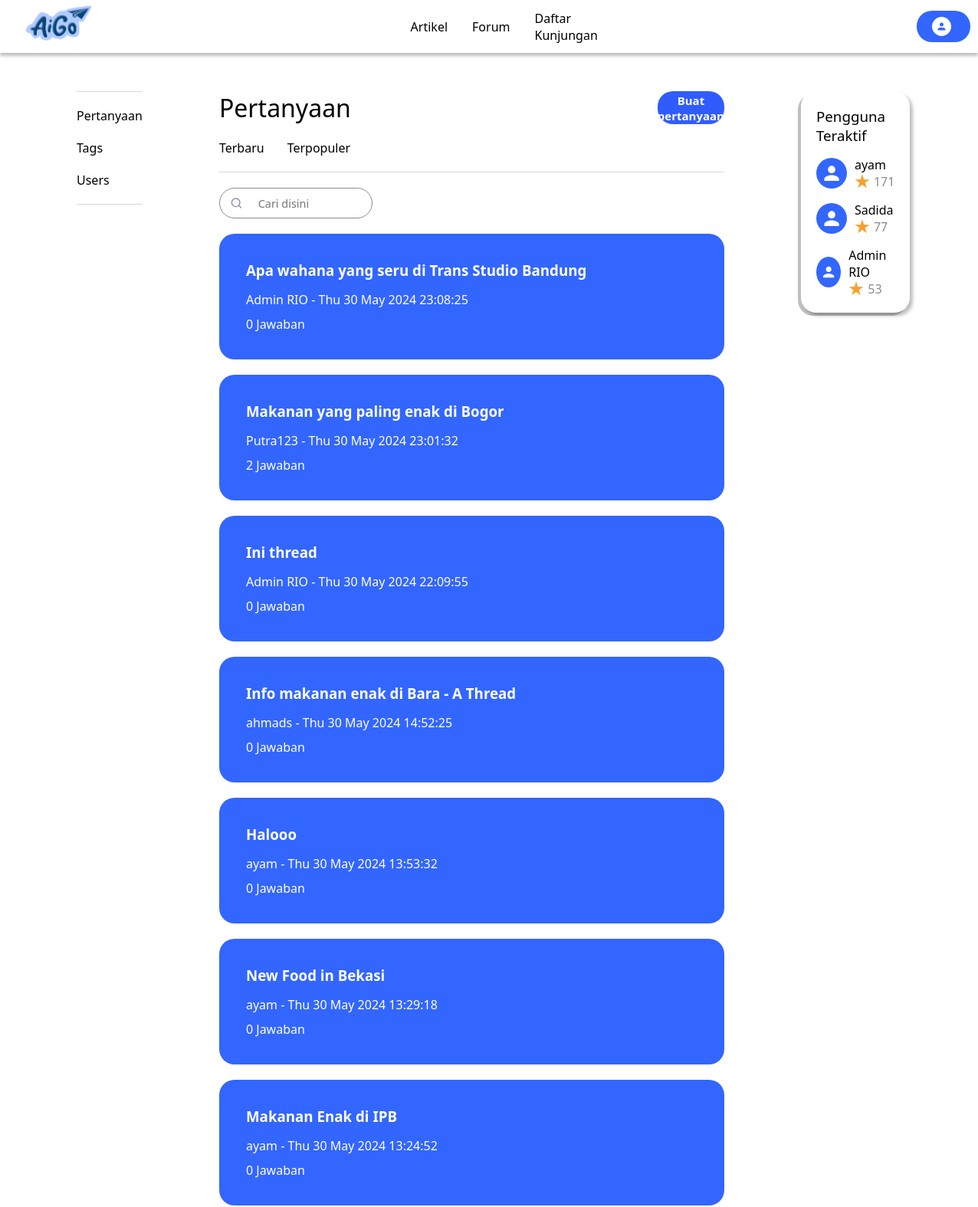
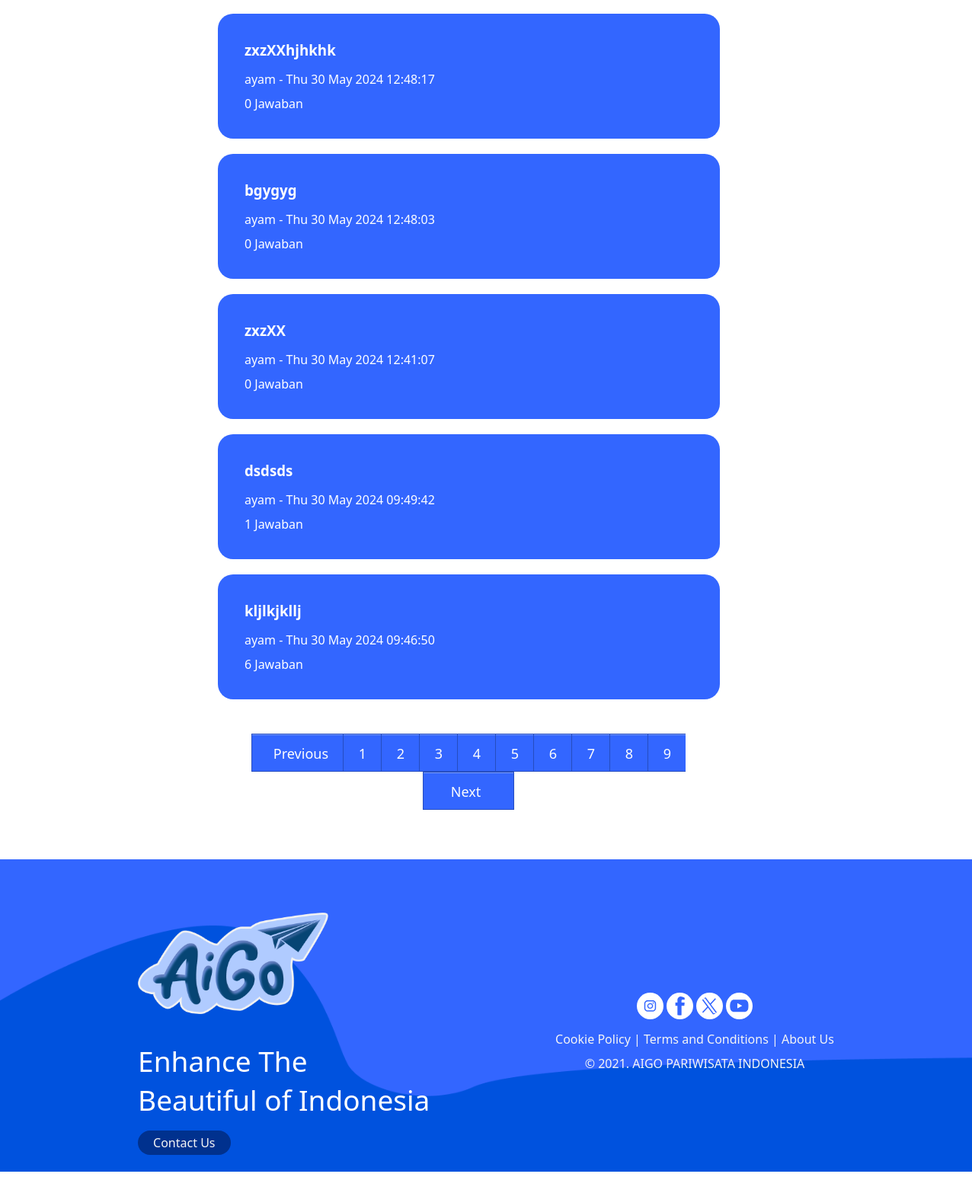
The app's page /forumdiskusi/ with its own data (2 pictures, top to bottom).
### myFirstApp/models.py (models this page shows, shortened)
class Question(models.Model):
    title = models.CharField(max_length=200)
    description = models.TextField()
    author = models.ForeignKey(Pengguna, on_delete=models.CASCADE)
    tags = models.ManyToManyField(Tag)
    created_at = models.DateTimeField(auto_now_add=True)

class Pengguna(AbstractUser):
    profile_picture = models.ImageField(upload_to='profile_pictures/', null=True, blank=True)
    poin_keaktifan = models.IntegerField(default=0)

### myFirstApp/views.py (the view)
# urls.py: path('forumdiskusi/', views.forumdiskusi, name = 'forumdiskusi'),
def forumdiskusi(request):
    user = request.user
    questions_with_reply_count = Question.objects.annotate(reply_count=Count('replies')).order_by('-created_at')
    top_users = Pengguna.objects.order_by('-poin_keaktifan')[:3]
    context = {
        'user': user,
        'questions_with_reply_count': questions_with_reply_count,
        'top_users': top_users
    }
    return render(request, 'forumdiskusi.html', context)

### templates/forumdiskusi.html (shortened to what this page needs)
{% load static%}
<!DOCTYPE html>
<html lang="en">
<head>
    <link rel="stylesheet" href="{% static 'css/forum.css' %}">
    <link rel="stylesheet" href="{% static "css/navbar-footer.css" %}">
</head>
<body>
    <nav class="navbar">
        <a href="/homepage/">
            <img src="{% static 'assets/logo.png' %}" class="navbar-logo" alt="logo">
        <ul class="navbar-list">
            <li><a href="/artikel/">Artikel</a></li>
            <li><a href="/forumdiskusi/">Forum</a></li>
            <li><a href="/daftarkunjungan/">Daftar Kunjungan</a></li>
        </ul>
        <div class="profile-menu" onclick="toggleMenu()">
            <img src="{% static 'assets/user-profil.png' %}">
        </div>
    </nav>
    <div class="forum">
        <div class="forum-left">
            <div class="content">
                <p><a href="/forumdiskusi/">Pertanyaan</a></p>
                <p><a href="/tags/">Tags</a></p>
                <p><a href="/userrank/">Users</a></p>
            </div>
        </div>
        <div class="forum-content">
            <div class="judul-buat">
                <h1>Pertanyaan</h1>
                <button class="buat-daftar" open-popup="popup">Buat pertanyaan</button>
            </div>
            <div class="info">
                <p>Terbaru</p>
                <p>Terpopuler</p>
            </div>
            <div class="search">
                <form class="form">
                    <button>
                        <svg width="17" height="16" fill="none" xmlns="http://www.w3.org/2000/svg" role="img" aria-labelledby="search">
                            <path d="M7.667 12.667A5.333 5.333 0 107.667 2a5.333 5.333 0 000 10.667zM14.334 14l-2.9-2.9" stroke="currentColor" stroke-width="1.333" stroke-linecap="round" stroke-linejoin="round"></path>
                        </svg>
                    </button>
                    <input class="input" placeholder="Cari disini" required="" type="text">
                </form>
            </div>
            {% for q in questions_with_reply_count %}
            <div class="pertanyaan">
                <h3>{{ q.title }}</h3>
                <span>{{ q.author.username }} - {{ q.created_at|date:"D d M Y H:i:s" }}</span>
                <a href="/pertanyaan/{{ q.id }}/"><span id="jawaban">{{ q.reply_count }} Jawaban</span></a>
            </div>
            {% endfor %}
            <div class="page">
                <ul class="pagination">
                  <li class="icon">
                    <a href="#">Previous</a>
                  </li>
                  <li><a href="#">1</a></li>
                  <li><a href="#">2</a></li>
                  <li><a href="#">3</a></li>
                  <li><a href="#">4</a></li>
                  <li><a href="#">5</a></li>
                  <li><a href="#">6</a></li>
                  <li><a href="#">7</a></li>
                  <li><a href="#">8</a></li>
                  <li><a href="#">9</a></li>
                  <li class="icon">
                    <a href="#">Next</a>
                  </li>
                </ul>
              </div>
        </div>
        <div class="forum-right">
            <div class="top-user">
                <h3>Pengguna Teraktif</h3>
                {% for top_user in top_users %}
                <div class="user">
                    <div class="poin">
                        <span>{{top_user.username}}</span>
                        <div class="star-poin">
                            <svg xmlns="http://www.w3.org/2000/svg" width="20" height="21" viewBox="0 0 23 21" fill="none">
                                <path d="M11.5189 0L14.0739 7.86338L22.3419 7.86338L15.6529 12.7232L18.2079 20.5866L11.5189 15.7268L4.82992 20.5866L7.38488 12.7232L0.695892 7.86338L8.96394 7.86338L11.5189 0Z" fill="#F7A02E"/>
                            </svg>
                            <span id="poin">{{top_user.poin_keaktifan}}</span>
                        </div>
                    </div>
                </div>
                {% endfor %}
                        </div>
                    </div>
                </div>
    <footer>
        <div class="wave">
            <img src="{% static 'assets/footer-bg.png' %}" alt="">
        </div>
        <div class="footer">
            <div class="footer-left">
                <img src= '{% static 'assets/logo.png' %}' alt="logo">
                <p>Enhance The<br>Beautiful of Indonesia</p>
                <buttom class="contact-btn">Contact Us</buttom>
            </div>
            <div class="footer-right">
                <div class="footer-media">
                    <a href="#"><img src="{% static 'assets/instagram.svg' %}" alt="Instagram"></a>
                    <a href="#"><img src="{% static 'assets/facebook.svg' %}" alt="Facebook"></a>
                    <a href="#"><img src="{% static 'assets/x.svg' %}" alt="X"></a>
                    <a href="#"><img src="{% static 'assets/youtub.svg' %}" alt="Youtube"></a>
                </div>
                <p>Cookie Policy | Terms and Conditions | <a href="#">About Us</a></p>
                <p>© 2021. AIGO PARIWISATA INDONESIA</p>
            </div>
        </div>
    </footer>
</body>
</html>

### css/forum.css (style rules this page uses)
.forum { display: flex; width: 100%; gap: 100px; padding: 50px 100px; justify-content: space-between; }
.forum-left { flex-grow: 1; flex-basis: 0; }
.forum-left .content { display: flex; flex-direction: column; gap: 20px; padding: 20px 0; border-top: 1px solid #D9D9D9; border-bottom: 1px solid #D9D9D9; }
.content a { text-decoration: none; color: black; }
.forum-left p { font-weight: 500; }
.forum-content { display: flex; flex-direction: column; gap: 20px; width: 700px; }
.judul-buat { display: flex; gap: 400px; }
.judul-buat h1 { font-weight: 500; }
.judul-buat button { color: white; border: none; width: 100%; height: 100%; border-radius: 20px; cursor: pointer; font-size: 15px; transition: all 0.3s; background: #315cfd; font-weight: 550; }
.form button { border: none; background: none; color: #8b8ba7; }
.form { --timing: 0.3s; --width-of-input: 200px; --height-of-input: 40px; --border-height: 2px; --input-bg: #fff; --border-color: #2f2ee9; --border-radius: 30px; --after-border-radius: 1px; position: relative; width: var(--width-of-input); height: var(--height-of-input); display: flex; align-items: center; padding-inline: 0.8em; border: 1px solid #8C8C8C; border-radius: var(--border-radius); transition: border-radius 0.5s ease; background: var(--input-bg,#fff); }
.input { font-size: 0.9rem; background-color: transparent; width: 100%; height: 100%; padding-inline: 0.5em; padding-block: 0.7em; border: none; }
.form:before { content: ""; position: absolute; background: var(--border-color); transform: scaleX(0); transform-origin: center; width: 100%; height: var(--border-height); left: 0; bottom: 0; border-radius: 1px; transition: transform var(--timing) ease; }
.form svg { width: 17px; margin-top: 3px; }
.info { display: flex; gap: 30px; font-weight: 500; padding-bottom: 20px; border-bottom: 1px solid #D9D9D9; }
.search input { border-radius: 20px; padding: 5px 20px; }
.pertanyaan { display: flex; flex-direction: column; gap: 5px; background-color: #36F; padding: 35px 35px; border-radius: 20px; color: white; }
.pertanyaan a { text-decoration: none; color: white; }
.pertanyaan h3 { margin-bottom: 10px; }
.pertanyaan #jawaban { margin-top: 10px; font-weight: 500; cursor: pointer; }
.pagination { margin: 25px 0 15px 0; }
.pagination, .pagination li a { display: flex; align-items: center; justify-content: center; flex-wrap: wrap; }
.pagination li { background: #3366FF; list-style: none; }
.pagination li a { text-decoration: none; color: #fdfdfd; height: 50px; width: 50px; font-size: 18px; padding-top: 1px; border: 1px solid rgba(0, 0, 0, 0.25); border-right-width: 0px; box-shadow: inset 0px 1px 0px 0px rgba(255, 255, 255, 0.35); }
.pagination li:last-child a { border-right-width: 1px; }
.pagination li.icon a { min-width: 120px; }
.popup-body, .content { display: flex; flex-direction: column; gap: 5px; }
.forum-right .top-user { display: flex; flex-direction: column; gap: 15px; border-radius: 20px; padding: 20px 20px; box-shadow: -4px 4px 0px rgba(0, 0, 0, 0.25), 4px 4px 4px 0px rgba(0, 0, 0, 0.25); }
.top-user h3 { font-weight: 500; }
.user { display: flex; gap: 10px; align-items: center; }
.user #user-profile { background-color: #36F; border-radius: 50%; height: 40px; width: 40px; padding: 5px; }
.star-poin svg { background-color: white; }
.star-poin { display: flex; gap: 5px; }
.poin { display: flex; flex-direction: column; }
#poin { color: #8C8C8C; }

### records on screen
Question: title "Apa wahana yang seru di Trans Studio Bandung", author.username "Admin RIO", created_at "Thu 30 May 2024 23:08:25", reply_count "0"
Question: title "Makanan yang paling enak di Bogor", author.username "Putra123", created_at "Thu 30 May 2024 23:01:32", reply_count "2"
Question: title "Ini thread", author.username "Admin RIO", created_at "Thu 30 May 2024 22:09:55", reply_count "0"
Question: title "Info makanan enak di Bara - A Thread", author.username "ahmads", created_at "Thu 30 May 2024 14:52:25", reply_count "0"
Question: title "Halooo", author.username "ayam", created_at "Thu 30 May 2024 13:53:32", reply_count "0"
Question: title "New Food in Bekasi", author.username "ayam", created_at "Thu 30 May 2024 13:29:18", reply_count "0"
Question: title "Makanan Enak di IPB", author.username "ayam", created_at "Thu 30 May 2024 13:24:52", reply_count "0"
Question: title "zxzXXhjhkhk", author.username "ayam", created_at "Thu 30 May 2024 12:48:17", reply_count "0"
Question: title "bgygyg", author.username "ayam", created_at "Thu 30 May 2024 12:48:03", reply_count "0"
Question: title "zxzXX", author.username "ayam", created_at "Thu 30 May 2024 12:41:07", reply_count "0"
Question: title "dsdsds", author.username "ayam", created_at "Thu 30 May 2024 09:49:42", reply_count "1"
Question: title "kljlkjkllj", author.username "ayam", created_at "Thu 30 May 2024 09:46:50", reply_count "6"
Pengguna: username "ayam", poin_keaktifan "171"
Pengguna: username "Sadida", poin_keaktifan "77"
Pengguna: username "Admin RIO", poin_keaktifan "53"
